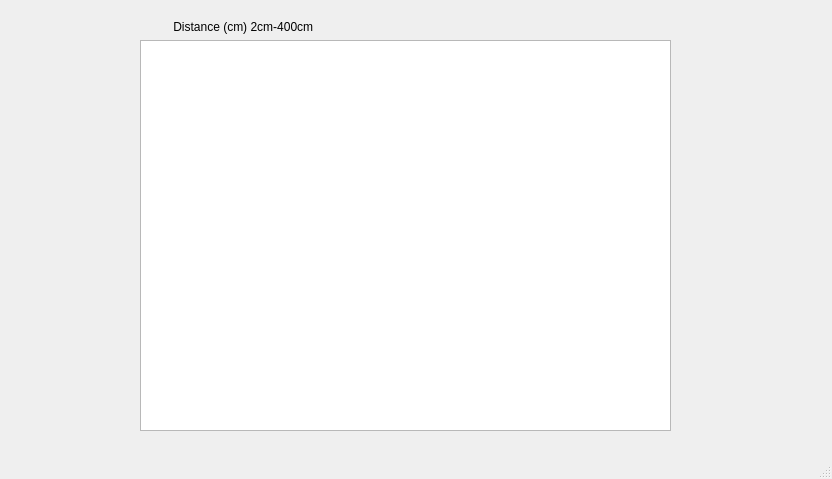
<?xml version="1.0" encoding="UTF-8"?>
<ui version="4.0">
 <class>MainWindow</class>
 <widget class="QMainWindow" name="MainWindow">
  <property name="geometry">
   <rect>
    <x>0</x>
    <y>0</y>
    <width>832</width>
    <height>479</height>
   </rect>
  </property>
  <property name="windowTitle">
   <string/>
  </property>
  <widget class="QWidget" name="centralwidget">
   <widget class="QWidget" name="verticalLayoutWidget">
    <property name="geometry">
     <rect>
      <x>140</x>
      <y>20</y>
      <width>531</width>
      <height>411</height>
     </rect>
    </property>
    <layout class="QVBoxLayout" name="verticalLayout">
     <item>
      <widget class="QLabel" name="Titlelabel">
       <property name="layoutDirection">
        <enum>Qt::LeftToRight</enum>
       </property>
       <property name="text">
        <string>          Distance (cm) 2cm-400cm</string>
       </property>
      </widget>
     </item>
     <item>
      <widget class="QTextEdit" name="textEdit"/>
     </item>
    </layout>
   </widget>
  </widget>
  <widget class="QStatusBar" name="statusbar"/>
  <action name="actiondistance">
   <property name="text">
    <string>distance]</string>
   </property>
  </action>
 </widget>
 <resources/>
 <connections/>
</ui>
